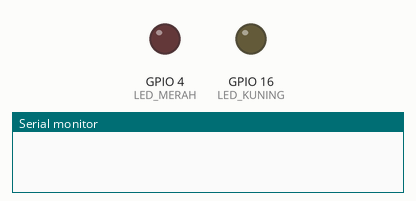
Bench run of a sketch on a simulated ESP32. On the bench: output pins drawn as LEDs (lit = HIGH), the last lines printed to the serial monitor. Dashed ring = blinking.

Above: at 0.1 s.
At 21.37 s:
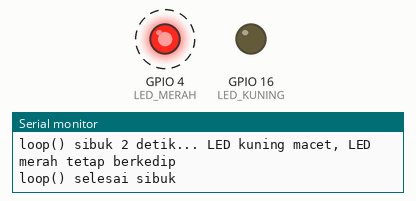
At 40.87 s:
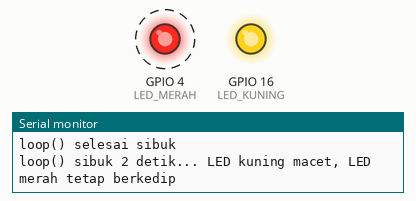
Timing chart, 0 to 41.0 s (numbered marks = the images above):
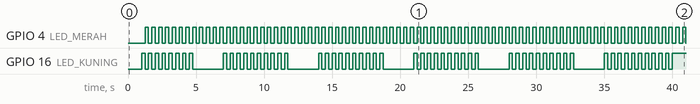

The sketch:

p2_timer_vs_millis.ino
```cpp
/*
 * BAB 15 - Program 2: Timer Hardware vs millis()
 * LED merah dikedipkan timer hardware, LED kuning dikedipkan millis() di loop().
 * Setiap 5 detik loop() "sibuk" 2 detik: LED kuning macet, LED merah tetap berkedip.
 *
 * Rangkaian:
 *   LED1 (LED merah, header LED)  → IO4
 *   LED4 (LED kuning, header LED) → IO16
 */

#define LED_MERAH  4
#define LED_KUNING 16

const unsigned long INTERVAL_KUNING = 250;  // ms, sama dengan LED merah

hw_timer_t *timer = NULL;
volatile bool merahNyala = false;  // keadaan LED merah, diubah di ISR

bool kuningNyala = false;
unsigned long waktuKuning = 0;  // terakhir kali LED kuning dibalik
unsigned long waktuSibuk = 0;   // terakhir kali loop() selesai "sibuk"

// ISR: membalik LED merah setiap 250 ms, apa pun yang sedang dikerjakan loop()
void IRAM_ATTR saatWaktuHabis() {
  merahNyala = !merahNyala;
  digitalWrite(LED_MERAH, merahNyala ? HIGH : LOW);
}

void setup() {
  Serial.begin(115200);
  pinMode(LED_MERAH, OUTPUT);
  pinMode(LED_KUNING, OUTPUT);
  digitalWrite(LED_MERAH, LOW);
  digitalWrite(LED_KUNING, LOW);
  delay(1000);  // beri waktu Serial Monitor tersambung

  Serial.println("BAB 15 - Program 2: Timer Hardware vs millis()");

  timer = timerBegin(1000000);  // 1 tick = 1 µs
  if (timer == NULL) {
    Serial.println("Gagal membuat timer! Program berhenti.");
    while (true) {
      delay(1000);
    }
  }
  timerAttachInterrupt(timer, &saatWaktuHabis);
  timerAlarm(timer, 250000, true, 0);  // 250.000 µs = 250 ms, berulang

  Serial.println("LED merah: timer hardware | LED kuning: millis()");
}

void loop() {
  // LED kuning: pola millis(). Hanya dibalik kalau loop() sempat memeriksa jam.
  if (millis() - waktuKuning >= INTERVAL_KUNING) {
    waktuKuning = millis();
    kuningNyala = !kuningNyala;
    digitalWrite(LED_KUNING, kuningNyala ? HIGH : LOW);
  }

  // Setiap 5 detik, pura-pura mengerjakan tugas berat selama 2 detik
  if (millis() - waktuSibuk >= 5000) {
    Serial.println("loop() sibuk 2 detik... LED kuning macet, LED merah tetap berkedip");
    delay(2000);  // simulasi tugas berat, misalnya menunggu sensor yang lambat
    Serial.println("loop() selesai sibuk");
    waktuSibuk = millis();
  }
}
```

Measured:
- by itself, GPIO 4 (LED_MERAH): alternates HIGH for 0.25 s and LOW for 0.25 s
- by itself, GPIO 16 (LED_KUNING): repeats every 7.0 s: HIGH 0.25 s, LOW 2.2 s, 9 × (HIGH 0.25 s, LOW 0.25 s)
